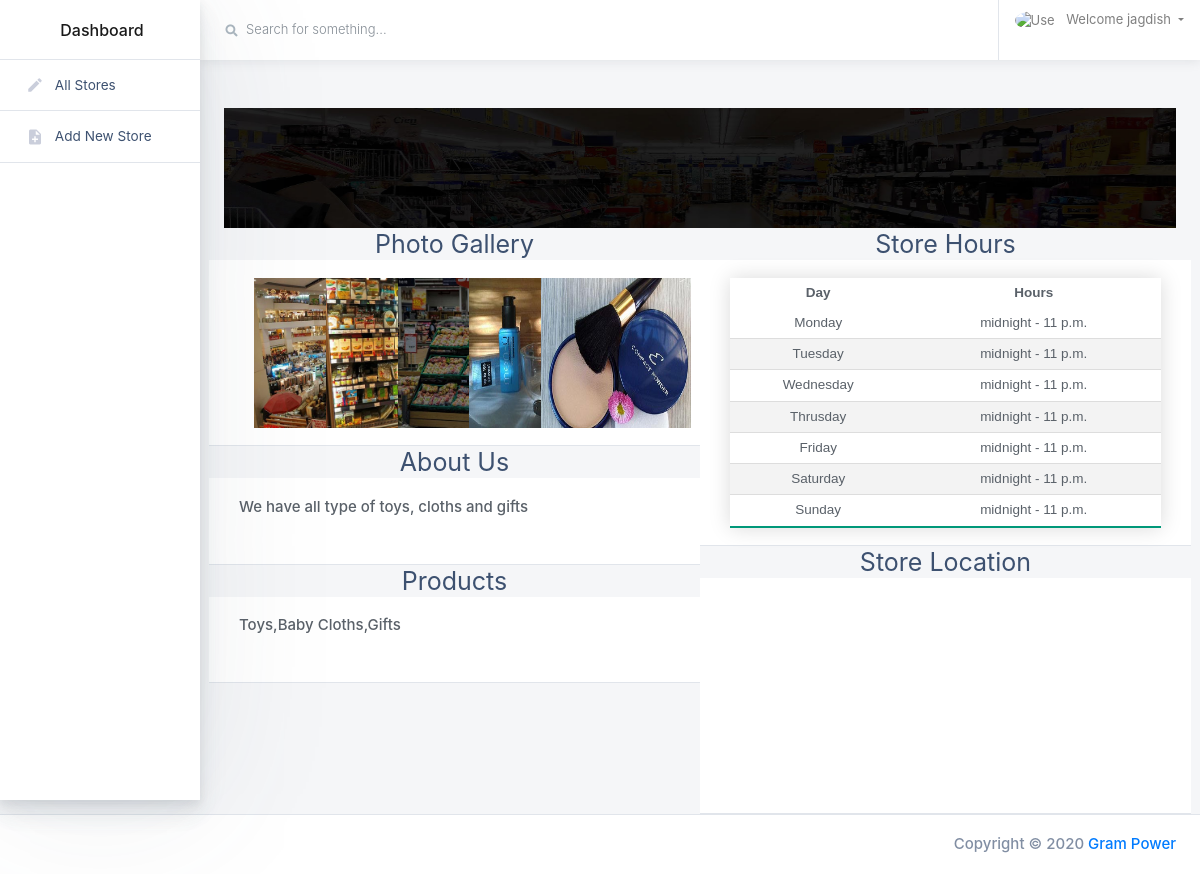
Page /view_store/37/ (signed in) on the committed database.
### store/models.py (models this page shows, shortened)
class Store(models.Model):
    id = models.AutoField(primary_key=True)
    name = models.CharField(max_length=100)
    about = models.TextField(max_length=250)
    products = models.CharField(max_length=250)
    cover = models.FileField(upload_to= 'cover/')
    lang = models.DecimalField(max_digits=22, decimal_places=16, blank=True, null=True)
    lot = models.DecimalField(max_digits=22, decimal_places=16, blank=True, null=True)

class PostImage(models.Model):
    id = models.AutoField(primary_key=True)
    store = models.ForeignKey(Store, default=None, on_delete=models.CASCADE)
    images = models.FileField(upload_to = 'images/')

class StoreOpening(models.Model):
    id = models.AutoField(primary_key=True)
    store = models.ForeignKey(Store, default=None, on_delete=models.CASCADE)
    sunday_from_hour = models.TimeField()
    monday_from_hour = models.TimeField()
    tuesday_from_hour = models.TimeField()
    wednesday_from_hour = models.TimeField()
    thrusday_from_hour = models.TimeField()
    friday_from_hour = models.TimeField()
    saturday_from_hour = models.TimeField()
    sunday_to_hour = models.TimeField()
    monday_to_hour = models.TimeField()
    tuesday_to_hour = models.TimeField()
    wednesday_to_hour = models.TimeField()
    thrusday_to_hour = models.TimeField()
    friday_to_hour = models.TimeField()
    saturday_to_hour = models.TimeField()

### store/views.py (the view)
# urls.py: path('view_store/<int:id>/', views.detail_store_view, name='view_store'),
@login_required(login_url='login')
def detail_store_view(request, id):
    template_name = 'store/view_store.html'
    if id is not None:
        opening_hours =  Store.objects.get(id=id).storeopening_set.all()
        photos = Store.objects.get(id=id).postimage_set.all()
        store_details = Store.objects.get(id=id)
        context = {
            'store_details': store_details,
            'opening_hours': opening_hours[0],
            'photos':photos,
        }
    return render(request,template_name ,context)

### store/templates/store/view_store.html (shortened to what this page needs)
{% extends 'base.html'%}
{% load static%}
{% block content%}
          <div class="main-content-container container-fluid px-4">
            <div class="page-header row no-gutters py-4">
            </div>
            <div class="row">
                <div class="col-lg-12">
                    <img height="120px" width="100%" src="../../media/{{store_details.cover}}"/>
                </div>
              <div class="col-md-6">
                   <h4 align="center" class="mb-0">Photo Gallery</h4>
                  <div class="row card-header border-bottom text-center">
                      {% for instance in photos%}
                  <div class="col-md-2">
                        <a class="example-image-link" href="../../media/{{instance.images}}" data-lightbox="example-1">
                <img width="150px" height="150px"  class="example-image" src="../../media/{{instance.images}}" alt="image-1" /></a>
                       </div>
                      {% endfor %}
                  </div>
                   <h4 align="center" class="mb-0">About Us</h4>
                   <div class="row card-header border-bottom text-center">
                       <p>{{store_details.about}}</p>
                  </div>
                  <h4 align="center" class="mb-0">Products</h4>
               <div class="row card-header border-bottom text-center">
                    <p>{{store_details.products}}</p>
                  </div>
              </div>
                 <div class="col-lg-6" align="center">
                     <h4 align="center" class="mb-0">Store Hours</h4>
                 <div align="center" class="row card-header border-bottom text-center">
                    <table class="styled-table">
                        <thead>
                            <tr>
                                <th>Day</th>
                                <th>Hours</th>
                            </tr>
                        </thead>
                        <tbody>
                            <tr>
                                <td>Monday</td>
                                <td>{{opening_hours.monday_from_hour}} - {{opening_hours.monday_to_hour}}</td>
                            </tr>
                            <tr>
                                <td>Tuesday</td>
                                 <td>{{opening_hours.tuesday_from_hour}} - {{opening_hours.tuesday_to_hour}}</td>
                            </tr>
                            <tr>
                                <td>Wednesday</td>
                                 <td>{{opening_hours.wednesday_from_hour}} - {{opening_hours.wednesday_to_hour}}</td>
                            </tr>
                            <tr>
                                <td>Thrusday</td>
                                <td>{{opening_hours.thrusday_from_hour}} - {{opening_hours.thrusday_to_hour}}</td>
                            </tr>
                            <tr>
                                <td>Friday</td>
                                <td>{{opening_hours.friday_from_hour}} - {{opening_hours.friday_to_hour}}</td>
                            </tr>
                            <tr>
                                <td>Saturday</td>
                                 <td>{{opening_hours.saturday_from_hour}} - {{opening_hours.saturday_to_hour}}</td>
                            </tr>
                            <tr>
                                <td>Sunday</td>
                                <td>{{opening_hours.saturday_from_hour}} - {{opening_hours.saturday_to_hour}}</td>
                            </tr>
                        </tbody>
                    </table>
                 </div>
                     <h4 align="center" class="mb-0">Store Location</h4>
                 <div class="row card-header border-bottom text-center">
                      <div id="map"></div>
                 </div>
                 </div>
                </div>
              </div>
            </div>
          </div>
{% endblock%}

### store/templates/base.html (shortened to what this page needs)
{% load static%}
<!doctype html>
<html class="no-js h-100" lang="en">
  <head>
    <link href="https://use.fontawesome.com/releases/v5.0.6/css/all.css" rel="stylesheet">
    <link rel="stylesheet" href="https://stackpath.bootstrapcdn.com/bootstrap/4.1.3/css/bootstrap.min.css">
    <link rel="stylesheet" id="main-stylesheet" data-version="1.1.0" href="{% static 'styles/shards-dashboards.1.1.0.min.css' %}">
    <link href="https://unpkg.com/filepond/dist/filepond.css" rel="stylesheet">
      <link rel="stylesheet" href="{% static '/css/lightbox.min.css' %}">
    <link rel="stylesheet" href="{% static '/css/opening_hours.min.css' %}">
  </head>
  <body class="h-100">
    <div class="container-fluid">
      <div class="row">
        <aside class="main-sidebar col-12 col-md-3 col-lg-2 px-0">
          <div class="main-navbar">
            <nav class="navbar align-items-stretch navbar-light bg-white flex-md-nowrap border-bottom p-0">
              <a class="navbar-brand w-100 mr-0" href="#" style="line-height: 25px;">
                <div class="d-table m-auto">
                  <span class="d-none d-md-inline ml-1">Dashboard</span>
                </div>
              </a>
            </nav>
          </div>
          <div class="nav-wrapper">
            <ul class="nav flex-column">
              <li class="nav-item">
                <a class="nav-link " href="{% url 'home' %}">
                  <i class="material-icons">edit</i>
                  <span>All Stores</span>
                </a>
              </li>
              <li class="nav-item">
                <a class="nav-link " href="{% url 'create_store' %}">
                  <i class="material-icons">note_add</i>
                  <span>Add New Store</span>
                </a>
              </li>
            </ul>
          </div>
        </aside>
        <main class="main-content col-lg-10 col-md-9 col-sm-12 p-0 offset-lg-2 offset-md-3">
          <div class="main-navbar sticky-top bg-white">
            <nav class="navbar align-items-stretch navbar-light flex-md-nowrap p-0">
              <form action="#" class="main-navbar__search w-100 d-none d-md-flex d-lg-flex">
                <div class="input-group input-group-seamless ml-3">
                  <div class="input-group-prepend">
                    <div class="input-group-text">
                      <i class="fas fa-search"></i>
                    </div>
                  </div>
                  <input class="navbar-search form-control" type="text" placeholder="Search for something..." aria-label="Search"> </div>
              </form>
              <ul class="navbar-nav border-left flex-row ">
                <li class="nav-item dropdown">
                  <a class="nav-link dropdown-toggle text-nowrap px-3" data-toggle="dropdown" href="#" role="button" aria-haspopup="true" aria-expanded="false">
                    <img class="user-avatar rounded-circle mr-2" src="https://www.logolynx.com/images/logolynx/23/23938578fb8d88c02bc59906d12230f3.png" alt="User Avatar">
                    <span class="d-none d-md-inline-block">Welcome {{user}}</span>
                  </a>
                </li>
              </ul>
            </nav>
          </div>
{% block content%}
{% endblock%}
          <footer class="main-footer d-flex p-2 px-3 bg-white border-top">
            <span class="copyright ml-auto my-auto mr-2">Copyright © 2020
              <a href="https://designrevision.com" rel="nofollow">Gram Power</a>
            </span>
          </footer>
  </body>
</html>

### store/templates/base.html (style rules this page uses)
.styled-table { border-collapse: collapse; font-size: 0.9em; font-family: sans-serif; min-width: 100%; box-shadow: 0 0 20px rgba(0, 0, 0, 0.15); }
.styled-table th, .styled-table td { padding: 5px 5px; }
.styled-table tbody tr { border-bottom: 1px solid #dddddd; }
.styled-table tbody tr:nth-of-type(even) { background-color: #f3f3f3; }
.styled-table tbody tr:last-of-type { border-bottom: 2px solid #009879; }
#map { height: 200px; width: 100%; }

### rows in the picture
Store: cover (picture), about "We have all type of toys, cloths and gifts", products "Toys,Baby Cloths,Gifts"
PostImage: images (picture)
StoreOpening: monday_from_hour "midnight", monday_to_hour "11 p.m.", tuesday_from_hour "midnight", tuesday_to_hour "11 p.m.", wednesday_from_hour "midnight", wednesday_to_hour "11 p.m.", thrusday_from_hour "midnight", thrusday_to_hour "11 p.m.", friday_from_hour "midnight", friday_to_hour "11 p.m.", saturday_from_hour "midnight", saturday_to_hour "11 p.m."

### other values in the picture
{{ user }} "jagdish"
